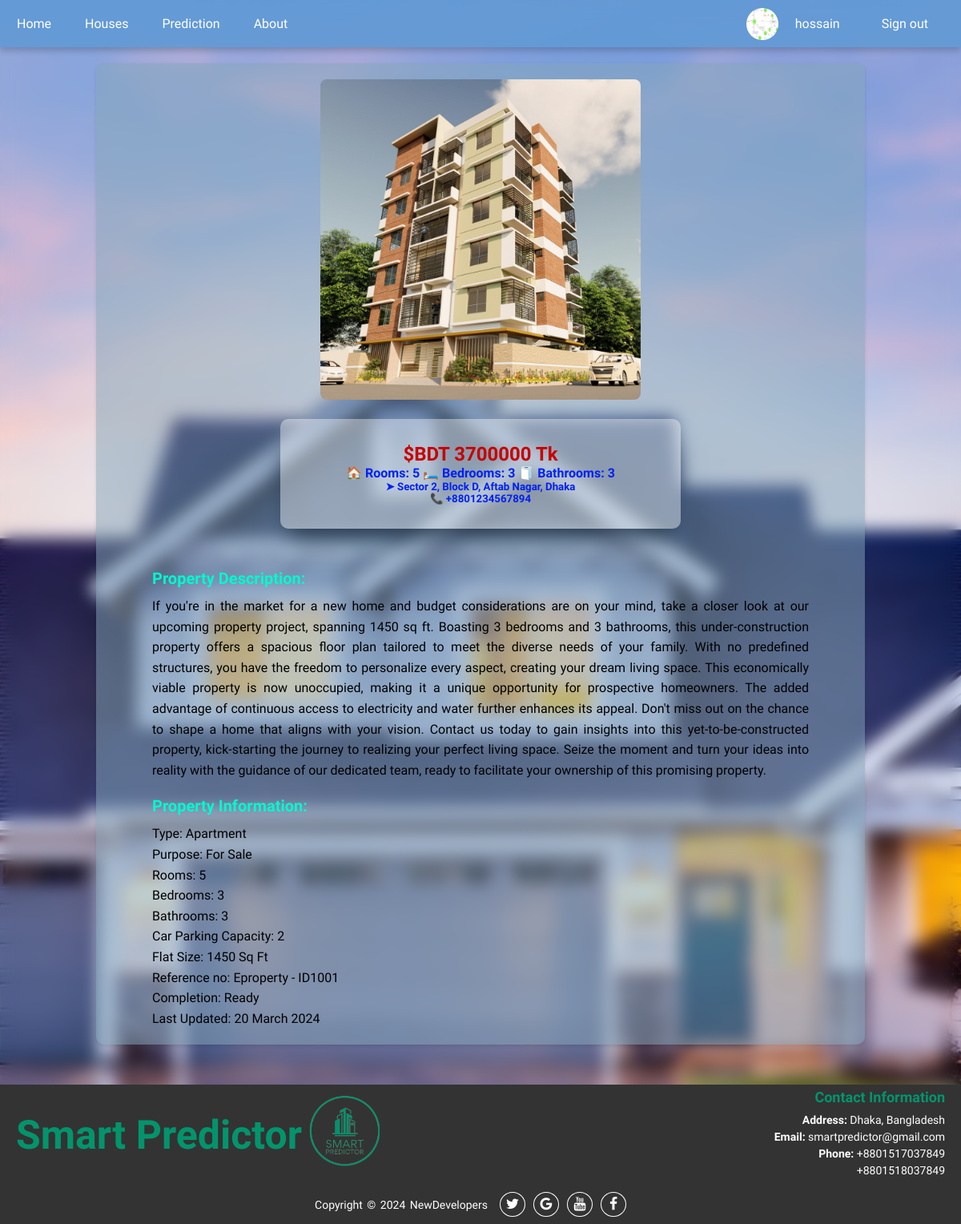
Page /detailBody/1001/ (signed in) on the committed database.
### myapp/models.py (models this page shows, shortened)
class House(models.Model):
    id = models.CharField(max_length=100,primary_key=True)
    title = models.CharField(max_length=200)
    image = models.ImageField(upload_to="house_imgs", null=True)
    productCategory = models.ForeignKey(Category, on_delete=models.CASCADE,null=True)
    rooms = models.PositiveBigIntegerField(default=0)
    bedroom = models.PositiveBigIntegerField(default=0)
    bathroom = models.PositiveBigIntegerField(default=0)
    carPark = models.PositiveBigIntegerField(default=0)
    area = models.CharField(max_length=200,null=True)
    address = models.CharField(max_length=200,null=True)
    detail = models.TextField()
    spec = models.TextField()
    contact = models.CharField(max_length=200,null=True)
    price = models.PositiveBigIntegerField()
    status = models.BooleanField(default=True)

### myapp/views.py (the view)
# urls.py: path('detailBody/<int:house_id>/', views.detailBody, name='detailBody'),
def detailBody(request, house_id=None):
    if house_id is not None:
        house = get_object_or_404(House, id=house_id)
        context = {
            'house': house,
        }
        return render(request, 'detailBody.html', context)
    else:
        return HttpResponse("House ID not provided!")

### myapp/templates/detailBody.html (shortened to what this page needs)
{% extends 'base.html' %}
{% load static %}
{% block extra-styles %}
<link rel="stylesheet" href="{% static 'myapp/css/__detail_body.css' %}" />
{% endblock %}
{% block content %}
<div class="bodyContents">
    <div class="featured-brands">
        <div class="product">
            <div class="product-header">
                <img class="imageMod" src="{{ house.image.url }}" alt="{{ house.title }}" />
                <div class="product-header-details">
                    <h2 class="accent-medium">$BDT {{ house.price }} Tk</h2>
                    <span class="accent-primary"> <b>🏠 Rooms: {{ house.rooms }}</b> </span>
                    <span class="accent-primary"> <b>🛏️ Bedrooms: {{ house.bedroom }}</b> </span>
                    <span class="accent-primary"> <b>🧻 Bathrooms: {{ house.bathroom }}</b> </span>
                    <h5 class="accent-primary">➤ {{ house.address }}</h5>
                    <h5 class="accent-primary">📞 {{ house.contact }}</h5>
                </div>
            </div>
            <div class="product-footer">
                <h3 class="accent-secondary"> Property Description: </h3>
                <p style="color: black;">{{ house.detail }}</p>
            </div>
            <div class="product-details">
                <h3 class="accent-secondary"> Property Information: </h3>
                <p style="color: black;">{{ house.spec|linebreaksbr }}</p>
            </div>
        </div>
    </div>
</div>
{% endblock %}

### myapp/templates/base.html (shortened to what this page needs)
<!DOCTYPE html>
{% load static %}
<html lang="en">
<head>
    <link rel="stylesheet" href="https://stackpath.bootstrapcdn.com/font-awesome/4.7.0/css/font-awesome.min.css">
    <link rel="stylesheet" href="{% static 'myapp/css/__base.css' %}" />
    {% block extra-styles %} {% endblock %}
</head>
<body>
    <div class="topnav">
        <a href="{% url 'home' %}">Home</a>
        <a href="{% url 'houses' %}">Houses</a>
        <a href="{% url 'prediction' %}">Prediction</a>
        <a href="{% url 'about_us' %}">About</a>
        <div id="user-links">
            {% if user.is_authenticated %}
                {% if user.is_superuser %}
                    <a href="{% url 'admin:index' %}" class="user-link">Admin Panel</a>
                {% else %}
                    <div class="user-info" id="user-profile-container">
                        <img src="" alt="Profile Picture" id="profile-picture" style="width: 40px; height: 40px; border-radius: 50%;">
                        <a href="{% url 'user_profile' %}" class="user-link">{{ user.username }}</a>
                    </div>
                {% endif %}
                <a href="{% url 'logout' %}" class="user-link">Sign out</a>
            {% else %}
                <a href="{% url 'login' %}" class="user-link">Login</a>
                <a href="{% url 'register' %}" class="user-link">Sign-up</a>
            {% endif %}
        </div>
    </div>
    {% block content %}{% endblock %}
    <footer>
        <div class="footer-content">
            <div class="logo">
                <span class="eseba">Smart Predictor</span>
                <img src="{% static 'myapp/images/favicon.png' %}"" alt="">
            </div>
            <div class="contact-info">
                <h3>Contact Information</h3>
                <ul>
                    <li><strong>Address:</strong> Dhaka, Bangladesh</li>
                    <li><strong>Email:</strong> smartpredictor@gmail.com</li>
                    <li><strong>Phone:</strong> +8801517037849</li>
                    <li>+8801518037849</li>
                </ul>
            </div>
        </div>
        <div class="footer-bottom">
            <p>Copyright &copy; 2024 NewDevelopers</p>
            <div class="footer-menu">
                <ul class="f-menu">
                    <li><a href="#"><i class="fa fa-twitter"></i></a></li>
                    <li><a href="#"><i class="fa fa-google"></i></a></li>
                    <li><a href="#"><i class="fa fa-youtube"></i></a></li>
                    <li><a href="#"><i class="fa fa-facebook"></i></a></li>
                </ul>
            </div>
        </div>
    </footer>
</body>
</html>

### myapp/static/myapp/css/__base.css (style rules this page uses)
* { margin: 0; padding: 0; box-sizing: border-box; font-family: Mooli; }
body { font-family: 'Mooli', sans-serif; display: flex; min-height: 100vh; align-items: center; text-align: center; background-image: url(../images/background.png); background-color: rgba(0, 0, 0, 0.103); backdrop-filter: blur(10px); background-size: cover; background-position: center; background-repeat: no-repeat; color: #fff; background-attachment: fixed; flex-direction: column; position: relative; }
.topnav { position: sticky; top: 0; width: 100%; z-index: 999; background-color: rgba(97, 154, 212, 0.9); box-shadow: 0 4px 8px rgba(0, 0, 0, 0.2); backdrop-filter: blur(20px); }
.topnav a { float: left; display: block; color: rgb(255, 255, 255); text-align: center; font-weight: normal; padding: 20px 16px; margin: 0 5px; transition: background-color 0.4s, transform 0.4s; text-decoration: none; }
#user-links { float: right; margin-right: 20px; display: flex; align-items: center; }
.user-link { color: #fff; text-align: center; padding: 20px 16px; margin: 0 5px; transition: transform 0.3s; text-decoration: none; }
.user-info { display: flex; align-items: center; margin-right: 10px; color: #fff; }
footer { width: 100%; color: #fff; text-align: center; }
.footer-content { background: #333; color: #fff; padding: 5px 20px; display: flex; justify-content: space-between; align-items: center; }
.logo img { max-width: 100px; height: auto; }
.logo .eseba { position: relative; top: -25px; margin: 0px auto; font-size: 50px; font-weight: 900; color: #03946C; }
.contact-info { text-align: right; }
.contact-info h3 { color: #03946C; font-size: 18px; margin-bottom: 10px; }
.contact-info ul { list-style-type: none; padding: 0; }
.contact-info ul li { font-size: 14px; margin: 5px 0; }
.contact-info ul li strong { font-weight: bold; }
.footer-bottom { background: #333; width: 100%; display: flex; align-items: center; justify-content: center; }
.footer-bottom p { font-size: 14px; word-spacing: 2px; text-transform: capitalize; margin: 0; }
.footer-menu { padding: 15px; float: right; }
.footer-menu ul { list-style: none; display: flex; align-items: center; justify-content: center; }
.footer-menu ul li { padding-right: 10px; display: block; }
.footer-menu ul li a { text-decoration: none; color: #fff; border: 1.1px solid white; padding: 5px; border-radius: 50%; }
.footer-menu ul li a i { font-size: 1.1rem; width: 20px; transition: color .4s ease; }

### myapp/static/myapp/css/__detail_body.css (style rules this page uses)
.bodyContents { max-width: 1000px; margin: 0 auto; padding: 20px; }
.product { background-color: rgba(131, 165, 185, 0.5); backdrop-filter: blur(10px); border-radius: 10px; box-shadow: 0 2px 4px rgba(0, 0, 0, 0.1); padding: 20px; margin-bottom: 30px; }
.product-header { text-align: center; margin-bottom: 20px; }
.product-header-details { margin: 0px auto; width: 500px; padding: 30px; border-radius: 10px; background-color: rgba(255, 255, 255, 0.39); box-shadow: rgb(38, 57, 77) 0px 20px 30px -10px; margin-bottom: 50px; }
.imageMod { width: 100%; max-width: 400px; height: auto; border-radius: 8px; margin-bottom: 20px; }
.product-footer, .product-details { padding-left: 50px; padding-right: 50px; margin-top: 20px; color: black; text-align: justify; }
.product-footer h3, .product-details h3 { margin-bottom: 10px; }
.product-footer p, .product-details p { line-height: 1.6; }
.accent-primary { color: #0021f3; }
.accent-medium { color: #c70000; }
.accent-secondary { color: #151515; }
.product-footer .accent-secondary, .product-details .accent-secondary { color: #01f9d0; font-size: 20px; }

### rows in the picture
House: image (picture), price "3700000", rooms "5", bedroom "3", bathroom "3", address "Sector 2, Block D, Aftab Nagar, Dhaka", contact "+8801234567894", detail "If you're in the market for a new home and budget considerations are on your mind, take a closer look at our upcoming property project, spanning 1450 sq ft. Boasting 3 bedrooms and 3 bathrooms, this under-construction property offers a spacious floor plan tailored to meet the diverse needs of your family. With no predefined structures, you have the freedom to personalize every aspect, creating your dream living space. This economically viable property is now unoccupied, making it a unique opportunity for prospective homeowners. The added advantage of continuous access to electricity and water further enhances its appeal. Don't miss out on the chance to shape a home that aligns with your…", spec "Type: Apartment Purpose: For Sale Rooms: 5 Bedrooms: 3 Bathrooms: 3 Car Parking Capacity: 2 Flat Size: 1450 Sq Ft Reference no: Eproperty - ID1001 Completion: Ready Last Updated: 20 March 2024"

### other values in the picture
{{ user.username }} "hossain"
